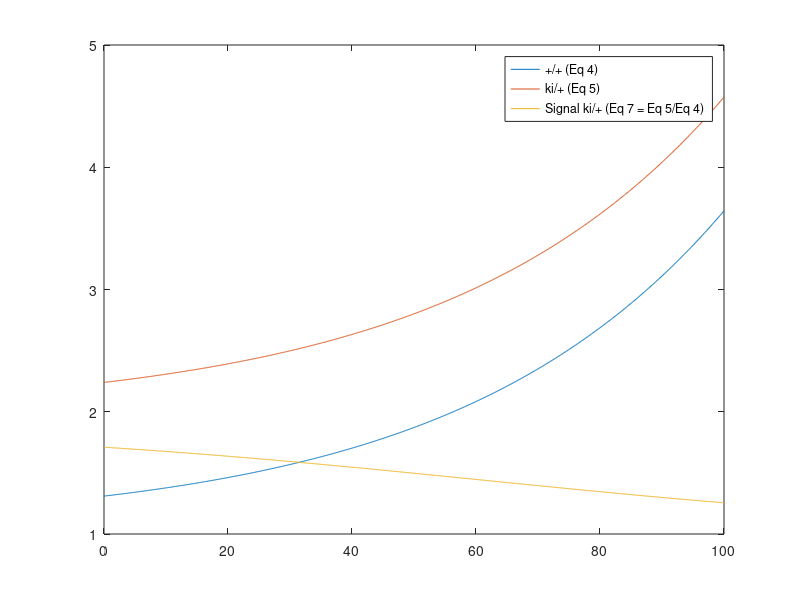

MATLAB code to generate this figure:
% Reber et al 2004, Box 1 Equations

x = [0:0.1:100];

% Equation 4 wildtype: +/+
plus_plus = 0.26 .* exp (0.023.*x) + 1.05;

% Equation 5. heterozygous EphA3 knockin: ki/+
%ki_plus =  0.26 .* exp (0.023.*x) + 1.98;
ki_plus =  plus_plus + (1.98-1.05);

% Equation 6. homozygous EphA3 knockin: ki/ki
ki_ki =   plus_plus + (2.91-1.05);

% Equation 7 - Local relative signalling ratio for ki/+ EphA3 knockin
%
% This is it - Reber et al say that the signal is ratio of knockin to
% wildtype expression. Really, this just says that at some point, the
% system can't discriminate between the levels. And is this true for
% retinal levels or is it due to the ligand levels on the tectum?
R_ki_plus = ki_plus ./ plus_plus;

% Eq. 8 - ratio for ki/ki EphA3 knockin
R_ki_ki = ki_ki ./ plus_plus;

figure(1); clf;
plot (x, plus_plus);
hold on;
plot (x, ki_plus);
plot (x, R_ki_plus);
legend (['+/+ (Eq 4)';'ki/+ (Eq 5)';'Signal ki/+ (Eq 7 = Eq 5/Eq 4)']);
